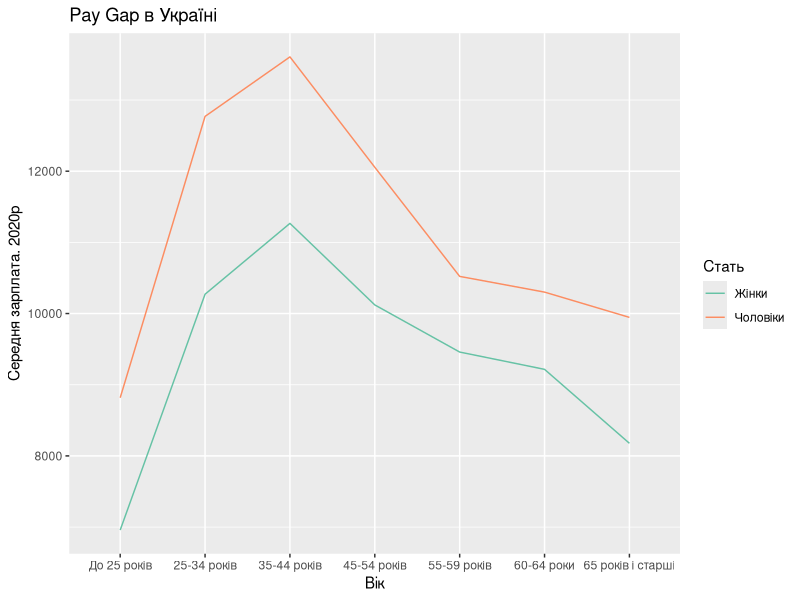

This chart was generated by the following R code:
## ---- chunk 1
library(tidyverse)
## ---- chunk 2
df <- read_csv('salary_over_age.csv')

df <- df |> filter(Стать != "Усього") |> filter(Розріз != "Загалом")
## ---- chunk 3

df |> 
  ggplot(aes(x= fct_relevel(Розріз, "До 25 років"), y=`2020`, group = Стать)) + 
  geom_line(aes(color=Стать)) +
  scale_color_brewer(palette = "Set2") +
  xlab("Вік") +
  ylab("Середня зарплата. 2020р") +
  labs(title = "Pay Gap в Україні")

